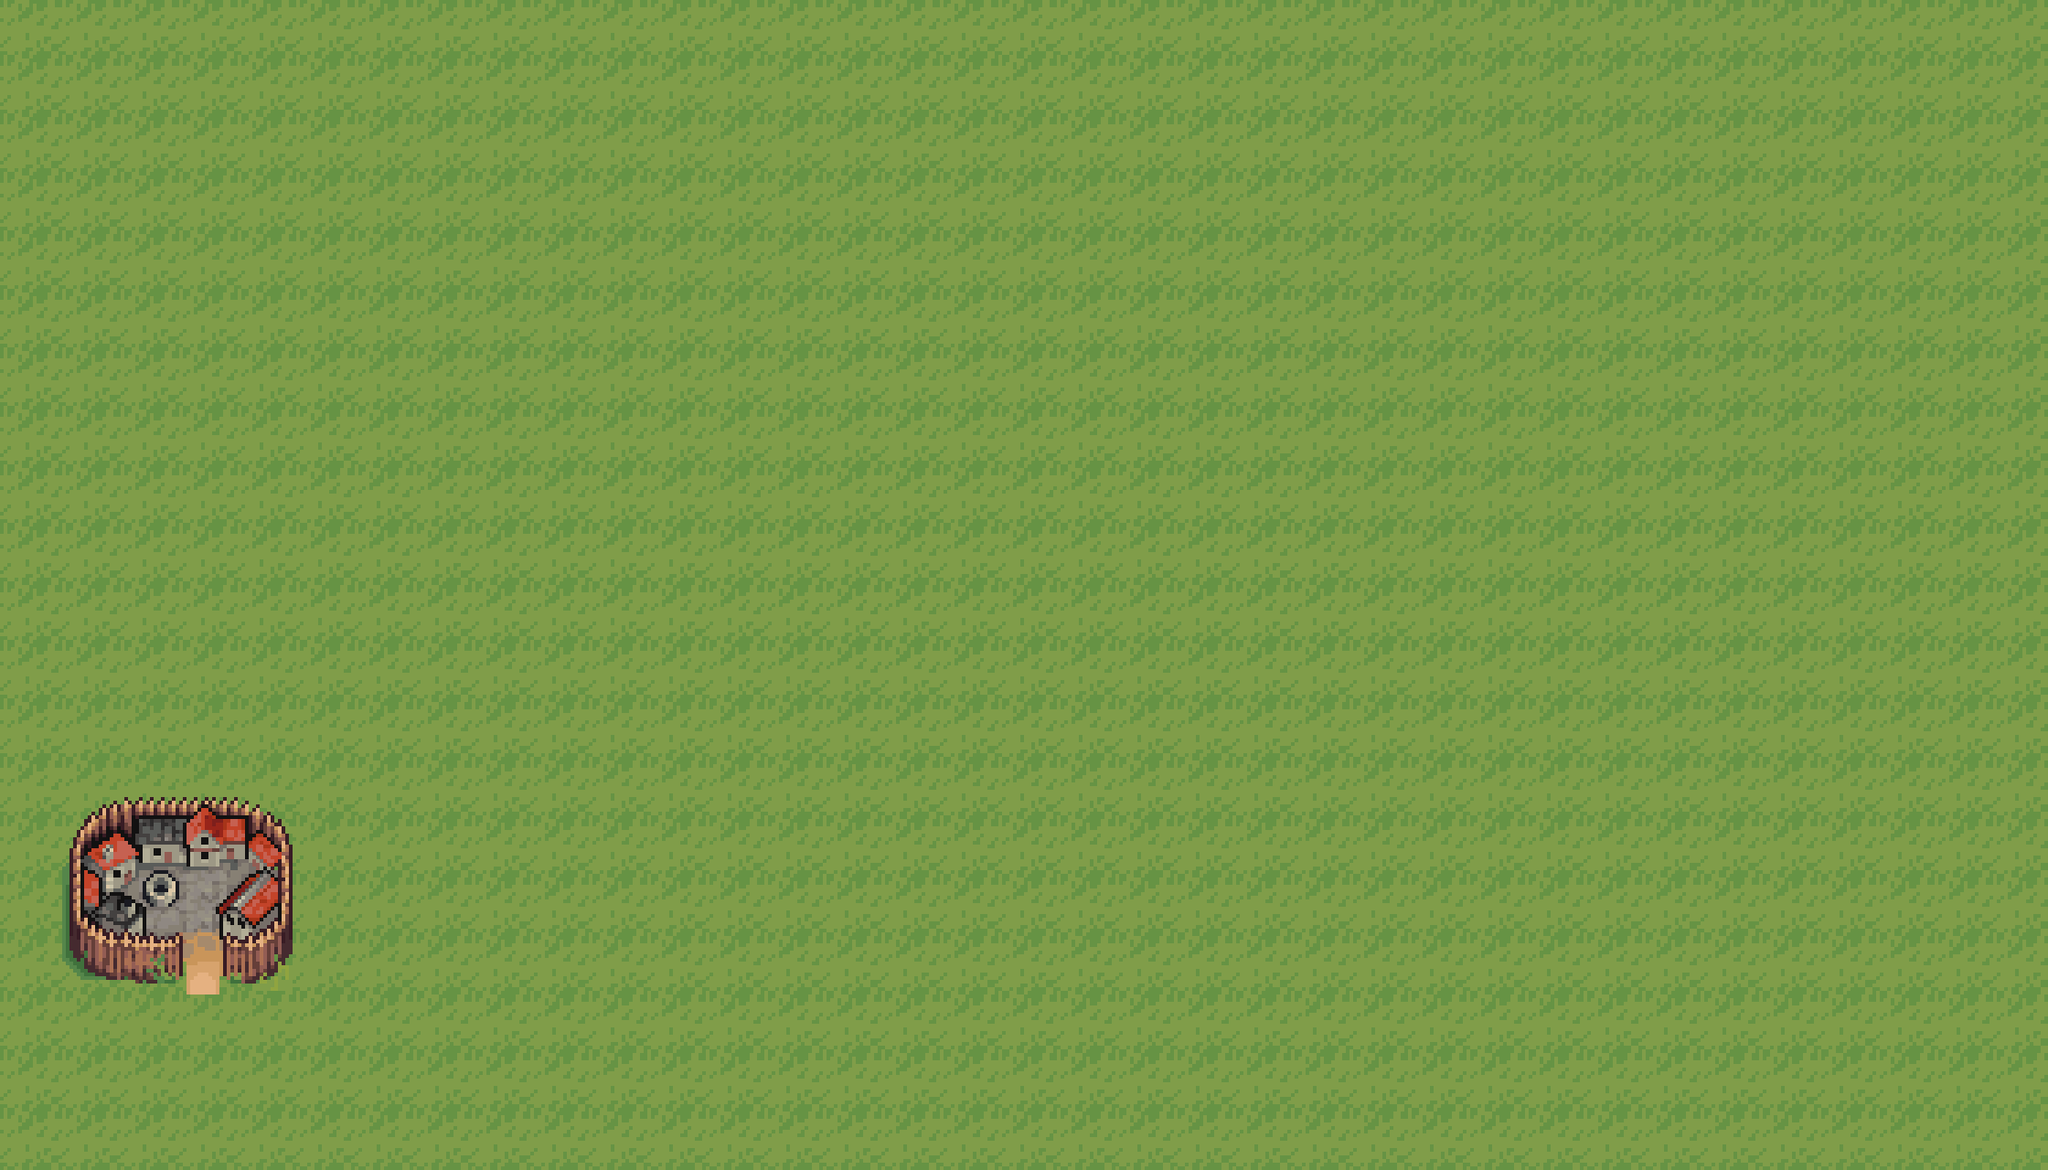

This game map was drawn from its Tiled (.tmx) file and the tilesets committed beside it. A one-line description and the full map source follow:
An orthogonal 35x20 tile map with 64x64 px tiles, 2 tile layers (Слой тайлов 1, Blocked) and 16 objects (16x Block).

<map version="1.9" tiledversion="1.9.2" orientation="orthogonal" renderorder="right-down" width="35" height="20" tilewidth="64" tileheight="64" infinite="0" nextlayerid="4" nextobjectid="31">
 <tileset firstgid="1" source="overworld_tileset_grass.tsx" />
 <layer id="1" name="Слой тайлов 1" width="35" height="20">
  <data encoding="csv">
1,1,1,1,1,1,1,1,1,1,1,1,1,1,1,1,1,1,1,1,1,1,1,1,1,0,0,0,0,0,0,0,0,0,0,
1,1,1,1,1,1,1,1,1,1,1,1,1,1,1,1,1,1,1,1,1,1,1,1,1,0,0,0,0,0,0,0,0,0,0,
1,1,1,1,1,1,1,1,1,1,1,1,1,1,1,1,1,1,1,1,1,1,1,1,1,0,0,0,0,0,0,0,0,0,0,
1,1,1,1,1,1,1,1,1,1,1,1,1,1,1,1,1,1,1,1,1,1,1,1,1,0,0,0,0,0,0,0,0,0,0,
1,1,1,1,1,1,1,1,1,1,1,1,1,1,1,1,1,1,1,1,1,1,1,1,1,0,0,0,0,0,0,0,0,0,0,
1,1,1,1,1,1,1,1,1,1,1,1,1,1,1,1,1,1,1,1,1,1,1,1,1,0,0,0,0,0,0,0,0,0,0,
1,1,1,1,1,1,1,1,1,1,1,1,1,1,1,1,1,1,1,1,1,1,1,1,1,0,0,0,0,0,0,0,0,0,0,
1,1,1,1,1,1,1,1,1,1,1,1,1,1,1,1,1,1,1,1,1,1,1,1,1,0,0,0,0,0,0,0,0,0,0,
1,1,1,1,1,1,1,1,1,1,1,1,1,1,1,1,1,1,1,1,1,1,1,1,1,0,0,0,0,0,0,0,0,0,0,
1,1,1,1,1,1,1,1,1,1,1,1,1,1,1,1,1,1,1,1,1,1,1,1,1,0,0,0,0,0,0,0,0,0,0,
1,1,1,1,1,1,1,1,1,1,1,1,1,1,1,1,1,1,1,1,1,1,1,1,1,0,0,0,0,0,0,0,0,0,0,
1,1,1,1,1,1,1,1,1,1,1,1,1,1,1,1,1,1,1,1,1,1,1,1,1,0,0,0,0,0,0,0,0,0,0,
1,1,1,1,1,1,1,1,1,1,1,1,1,1,1,1,1,1,1,1,1,1,1,1,1,0,0,0,0,0,0,0,0,0,0,
1,1,1,1,1,1,1,1,1,1,1,1,1,1,1,1,1,1,1,1,1,1,1,1,1,0,0,0,0,0,0,0,0,0,0,
1,1,1,1,1,1,1,1,1,1,1,1,1,1,1,1,1,1,1,1,1,1,1,1,1,0,0,0,0,0,0,0,0,0,0,
1,1,1,1,1,1,1,1,1,1,1,1,1,1,1,1,1,1,1,1,1,1,1,1,1,0,0,0,0,0,0,0,0,0,0,
1,1,1,1,1,1,1,1,1,1,1,1,1,1,1,1,1,1,1,1,1,1,1,1,1,0,0,0,0,0,0,0,0,0,0,
1,1,1,1,1,1,1,1,1,1,1,1,1,1,1,1,1,1,1,1,1,1,1,1,1,0,0,0,0,0,0,0,0,0,0,
1,1,1,1,1,1,1,1,1,1,1,1,1,1,1,1,1,1,1,1,1,1,1,1,1,0,0,0,0,0,0,0,0,0,0,
1,1,1,1,1,1,1,1,1,1,1,1,1,1,1,1,1,1,1,1,1,1,1,1,1,0,0,0,0,0,0,0,0,0,0
</data>
 </layer>
 <layer id="2" name="Blocked" width="35" height="20">
  <data encoding="csv">
0,0,0,0,0,0,0,0,0,0,0,0,0,0,0,0,0,0,0,0,0,0,0,0,0,1,1,1,1,1,1,1,1,1,1,
0,0,0,0,0,0,0,0,0,0,0,0,0,0,0,0,0,0,0,0,0,0,0,0,1,1,1,1,1,1,1,1,1,1,1,
0,0,0,0,0,0,0,0,0,0,0,0,0,0,0,0,0,0,0,0,0,0,0,0,1,1,1,1,1,1,1,1,1,1,1,
0,0,0,0,0,0,0,0,0,0,0,0,0,0,0,0,0,0,0,0,0,0,0,0,1,1,1,1,1,1,1,1,1,1,1,
0,0,0,0,0,0,0,0,0,0,0,0,0,0,0,0,0,0,0,0,0,0,0,0,1,1,1,1,1,1,1,1,1,1,1,
0,0,0,0,0,0,0,0,0,0,0,0,0,0,0,0,0,0,0,0,0,0,0,0,1,1,1,1,1,1,1,1,1,1,1,
0,0,0,0,0,0,0,0,0,0,0,0,0,0,0,0,0,0,0,0,0,0,0,0,1,1,1,1,1,1,1,1,1,1,1,
0,0,0,0,0,0,0,0,0,0,0,0,0,0,0,0,0,0,0,0,0,0,0,0,1,1,1,1,1,1,1,1,1,1,1,
0,0,0,0,0,0,0,0,0,0,0,0,0,0,0,0,0,0,0,0,0,0,0,0,1,1,1,1,1,1,1,1,1,1,1,
0,0,0,0,0,0,0,0,0,0,0,0,0,0,0,0,0,0,0,0,0,0,0,0,1,1,1,1,1,1,1,1,1,1,1,
0,0,0,0,0,0,0,0,0,0,0,0,0,0,0,0,0,0,0,0,0,0,0,0,1,1,1,1,1,1,1,1,1,1,1,
0,0,0,0,0,0,0,0,0,0,0,0,0,0,0,0,0,0,0,0,0,0,0,0,1,1,1,1,1,1,1,1,1,1,1,
0,0,0,0,0,0,0,0,0,0,0,0,0,0,0,0,0,0,0,0,0,0,0,0,1,1,1,1,1,1,1,1,1,1,1,
0,145,146,147,148,0,0,0,0,0,0,0,0,0,0,0,0,0,0,0,0,0,0,0,1,1,1,1,1,1,1,1,1,1,1,
0,157,158,159,160,0,0,0,0,0,0,0,0,0,0,0,0,0,0,0,0,0,0,0,1,1,1,1,1,1,1,1,1,1,1,
0,169,170,171,172,0,0,0,0,0,0,0,0,0,0,0,0,0,0,0,0,0,0,0,1,1,1,1,1,1,1,1,1,1,1,
0,181,182,183,184,0,0,0,0,0,0,0,0,0,0,0,0,0,0,0,0,0,0,0,1,1,1,1,1,1,1,1,1,1,1,
0,0,0,0,0,0,0,0,0,0,0,0,0,0,0,0,0,0,0,0,0,0,0,0,1,1,1,1,1,1,1,1,1,1,1,
0,0,0,0,0,0,0,0,0,0,0,0,0,0,0,0,0,0,0,0,0,0,0,0,1,1,1,1,1,1,1,1,1,1,1,
0,0,0,0,0,0,0,0,0,0,0,0,0,0,0,0,0,0,0,0,0,0,0,0,1,1,1,1,1,1,1,1,1,1,1
</data>
 </layer>
 <objectgroup id="3" name="Block">
  <properties>
   <property name="Blocked" value="Blocked" />
  </properties>
  <object id="12" name="Block" gid="145" x="1036" y="772.32" width="61.0233" height="61.0233" />
  <object id="13" name="Block" gid="146" x="1096.55" y="771.52" width="61.0233" height="61.0233" />
  <object id="14" name="Block" gid="147" x="1157.09" y="772.48" width="61.0233" height="61.0233" />
  <object id="15" name="Block" gid="148" x="1217.64" y="772" width="61.0233" height="61.0233" />
  <object id="16" name="Block" gid="157" x="1035.52" y="833.5" width="61.0233" height="61.0233" />
  <object id="17" name="Block" gid="158" x="1097.5" y="832.55" width="61.0233" height="61.0233" />
  <object id="18" name="Block" gid="159" x="1159.48" y="832.07" width="61.0233" height="61.0233" />
  <object id="19" name="Block" gid="160" x="1220.98" y="833.5" width="61.0233" height="61.0233" />
  <object id="22" name="Block" gid="169" x="1034.5" y="897.5" width="64" height="64" />
  <object id="23" name="Block" gid="181" x="1034.5" y="961" width="64" height="64" />
  <object id="24" name="Block" gid="182" x="1096.5" y="960" width="64" height="64" />
  <object id="25" name="Block" gid="183" x="1158.5" y="958.5" width="64" height="64" />
  <object id="26" name="Block" class="Block" gid="184" x="1216" y="960.5" width="64" height="64" />
  <object id="27" name="Block" gid="172" x="1217.5" y="897.5" width="64" height="64" />
  <object id="29" name="Block" gid="171" x="1155" y="893.5" width="64" height="64" />
  <object id="30" name="Block" gid="170" x="1097" y="895" width="64" height="64" />
 </objectgroup>
</map>